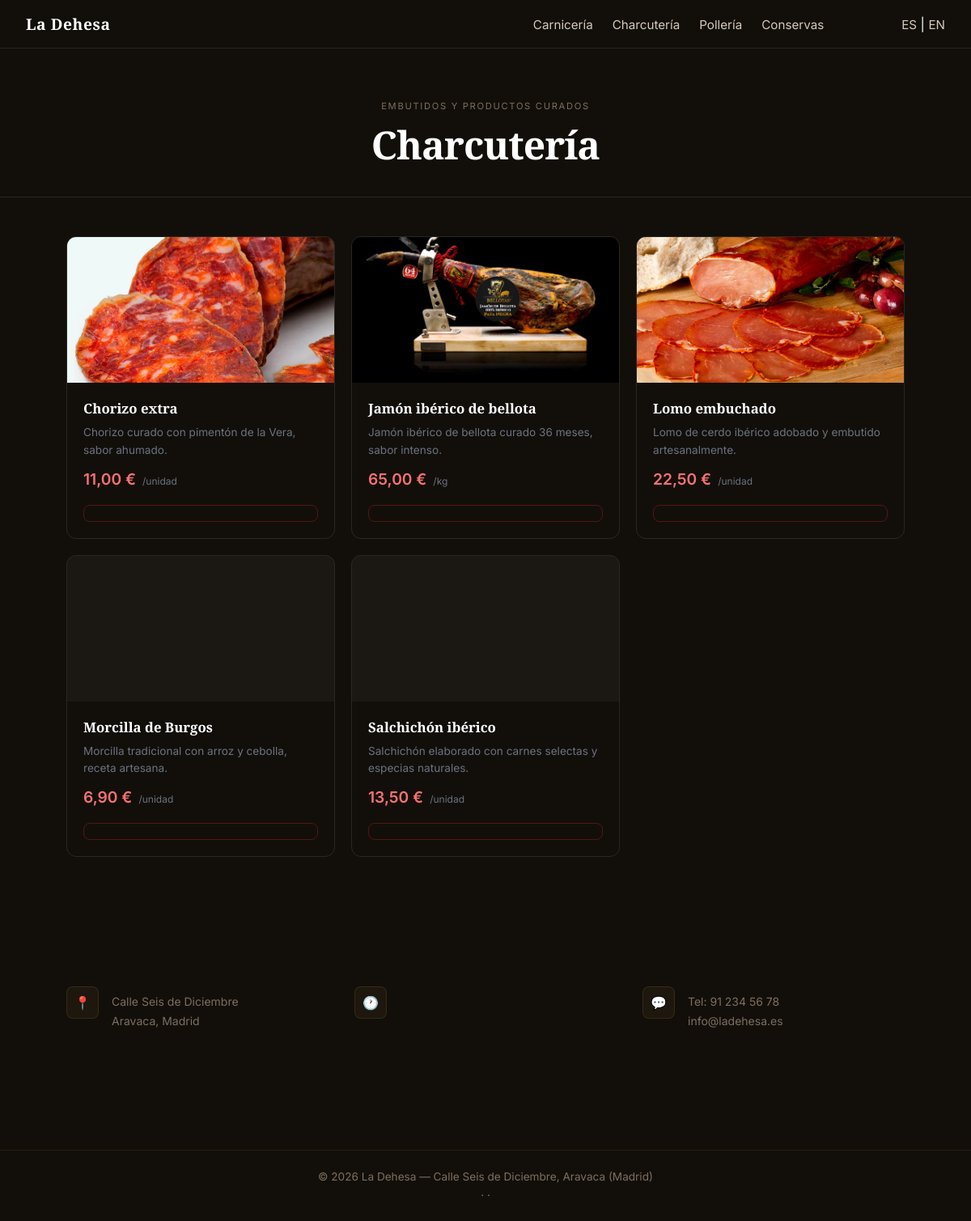
The app's page /app/views/catalogo/charcuteria.php with its own data.
### tables this page shows
CREATE TABLE secciones (
    id INT UNSIGNED AUTO_INCREMENT PRIMARY KEY,
    nombre VARCHAR(100) NOT NULL,
    slug VARCHAR(100) NOT NULL UNIQUE,
    descripcion TEXT,
    orden TINYINT UNSIGNED NOT NULL DEFAULT 0
);

CREATE TABLE productos (
    id INT UNSIGNED AUTO_INCREMENT PRIMARY KEY,
    id_seccion INT UNSIGNED NOT NULL,
    nombre VARCHAR(200) NOT NULL,
    descripcion TEXT,
    precio DECIMAL(10,2) NOT NULL,
    unidad_medida ENUM('kg','g','100g','unidad','bandeja') NOT NULL DEFAULT 'unidad',
    stock DECIMAL(10,3) NOT NULL DEFAULT 0,
    foto VARCHAR(255),
    disponible TINYINT(1) NOT NULL DEFAULT 1,
    created_at TIMESTAMP DEFAULT CURRENT_TIMESTAMP,
    FOREIGN KEY (id_seccion) REFERENCES secciones(id) ON DELETE CASCADE
);

### app/models/Producto.php (called while the page is built, shortened)
<?php
class Producto {
    public static function seccion($pdo, $slug) {
        $stmt = $pdo->prepare("SELECT * FROM secciones WHERE slug = ? LIMIT 1");
        $stmt->execute([$slug]);
        $resultado = $stmt->fetch();
        if ($resultado) {
            return $resultado;
        }
        return null;
    }
    public static function porSeccion($pdo, $idSeccion) {
        $sql = "SELECT p.*, pr.id AS id_promo, pr.precio_promocional
                FROM productos p
                LEFT JOIN promociones pr ON pr.id_producto = p.id
                    AND pr.activa = 1
                    AND CURDATE() BETWEEN pr.fecha_inicio AND pr.fecha_fin
                WHERE p.id_seccion = ? AND p.disponible = 1
                ORDER BY p.nombre";
        $stmt = $pdo->prepare($sql);
        $stmt->execute([$idSeccion]);
        return $stmt->fetchAll();
    }
}

### app/views/catalogo/charcuteria.php (the view, shortened to what this page needs)
<?php
require_once __DIR__ . '/../../../config/db.php';
require_once __DIR__ . '/../../models/Producto.php';
$slug = 'charcuteria';
$seccion = Producto::seccion($pdo, $slug);
$productos = Producto::porSeccion($pdo, $seccion['id']);
require __DIR__ . '/../layout/header.php';
?>
<link rel="stylesheet" href="/Carniceria/crm/public/css/catalogo.css">
<div class="catalogo-header">
    <p class="secciones-tag"><?= htmlspecialchars($seccion['descripcion']) ?></p>
    <h1>Charcutería</h1>
</div>
<div class="catalogo-grid">
    <?php foreach ($productos as $p): ?>
        <?php $enPromo = $p['precio_promocional'] != null; ?>
        <div class="producto-card" id="card-<?= $p['id'] ?>">
            <div class="producto-foto">
                <?php if ($p['foto']): ?>
                    <img src="/Carniceria/crm/public/img/productos/charcuteria/<?= htmlspecialchars($p['foto']) ?>"
                         alt="<?= htmlspecialchars($p['nombre']) ?>">
                <?php endif; ?>
            </div>
            <div class="producto-info">
                <h3><?= htmlspecialchars($p['nombre']) ?></h3>
                <p><?= htmlspecialchars($p['descripcion']) ?></p>
                <div class="producto-precio">
                    <?php if ($enPromo): ?>
                        <span class="precio-original"><?= number_format($p['precio'], 2, ',', '.') ?> €</span>
                        <span class="precio-actual"><?= number_format($p['precio_promocional'], 2, ',', '.') ?> €</span>
                    <?php else: ?>
                        <span class="precio-actual"><?= number_format($p['precio'], 2, ',', '.') ?> €</span>
                    <?php endif; ?>
                    <span class="precio-kg">/<?= htmlspecialchars($p['unidad_medida'] ?? 'unidad') ?></span>
                </div>
                <?php if ((float)$p['stock'] <= 0): ?>
                    <span class="badge-agotado">Agotado</span>
                <?php else: ?>
                <a href="/Carniceria/crm/app/views/auth/login.php" class="btn-carrito"><?= $t['anadir_carrito'] ?></a>
                <?php endif; ?>
            </div>
        </div>
    <?php endforeach; ?>
</div>
<?php require __DIR__ . '/../layout/footer.php'; ?>

### app/views/layout/header.php (shortened to what this page needs)
<?php
$idioma = $_SESSION['lang'] ?? 'es';
?>
<!DOCTYPE html>
<html lang="<?= $idioma ?>">
<head>
  <link rel="stylesheet" href="/Carniceria/crm/public/css/index.css">
</head>
<body>
<nav class="navbar">
  <div class="logo">La Dehesa</div>
  <ul class="menu">
    <li><a href="/Carniceria/crm/app/views/catalogo/carniceria.php">Carnicería</a></li>
    <li><a href="/Carniceria/crm/app/views/catalogo/charcuteria.php">Charcutería</a></li>
    <li><a href="/Carniceria/crm/app/views/catalogo/polleria.php">Pollería</a></li>
    <li><a href="/Carniceria/crm/app/views/catalogo/conservas.php">Conservas</a></li>
    <li>
      <a href="?lang=es">ES</a> | <a href="?lang=en">EN</a>
    </li>
  </ul>
</nav>

### app/views/layout/footer.php (shortened to what this page needs)
<section class="info">
  <div class="info-item">
    <div class="info-icon-wrap">📍</div>
    <div>
      <p>Calle Seis de Diciembre<br>Aravaca, Madrid</p>
    </div>
  </div>
  <div class="info-item">
    <div class="info-icon-wrap">🕐</div>
  </div>
  <div class="info-item">
    <div class="info-icon-wrap">💬</div>
    <div>
      <p>Tel: 91 234 56 78<br>info@ladehesa.es</p>
    </div>
  </div>
</section>
<footer class="footer">
  <div class="footer-content">
    <p>&copy; <?= date('Y') ?> La Dehesa &mdash; Calle Seis de Diciembre, Aravaca (Madrid)</p>
    <p>
      <a href="/Carniceria/crm/index.php#sobre-nosotros"><?= $t['sobre_tag'] ?></a> &middot;
      <a href="/Carniceria/crm/app/views/galeria/index.php"><?= $t['nav_imagenes'] ?></a> &middot;
    </p>
  </div>
</footer>
</body>
</html>

### public/css/index.css (style rules this page uses)
*, *::before, *::after { box-sizing: border-box; margin: 0; padding: 0; }
.navbar { width: 100%; background: #120f0a; padding: 1rem 2rem; color: white; display: flex; justify-content: space-between; align-items: center; box-sizing: border-box; position: fixed; top: 0; left: 0; z-index: 1000; border-bottom: 1px solid rgba(255,200,120,0.1); }
body { padding-top: 60px; }
.logo { font-weight: bold; font-size: 1.2rem; font-family: 'Playfair Display', serif; letter-spacing: 0.03em; }
.menu { display: flex; gap: 1.5rem; list-style: none; margin: 0; padding: 0; align-items: center; }
.menu li { position: relative; }
.menu a { color: #d4c9b8; text-decoration: none; font-size: 0.95rem; }
body { font-family: 'Inter', sans-serif; background: #120f0a; color: white; }
.secciones-tag { text-align: center; color: #7d6e5e; font-size: 0.7rem; letter-spacing: 0.15em; text-transform: uppercase; margin-bottom: 0.5rem; }
.info { padding: 5rem 2rem; max-width: 1100px; margin: 0 auto; display: grid; grid-template-columns: repeat(auto-fit, minmax(250px, 1fr)); gap: 2rem; }
.info-item { display: flex; gap: 1rem; }
.info-icon-wrap { width: 2.5rem; height: 2.5rem; background: rgba(255,180,80,0.05); border: 1px solid rgba(255,200,120,0.1); border-radius: 8px; display: flex; align-items: center; justify-content: center; font-size: 1rem; flex-shrink: 0; }
.info-item p { color: #7d6e5e; font-size: 0.875rem; line-height: 1.7; }
.footer { background: #120f0a; color: #7d6e5e; text-align: center; padding: 1.5rem 2rem; margin-top: 3rem; font-size: 0.85rem; border-top: 1px solid rgba(255,200,120,0.08); }
.footer-content { display: flex; flex-direction: column; gap: 0.4rem; }

### public/css/catalogo.css (style rules this page uses)
.catalogo-header { text-align: center; padding: 4rem 2rem 2rem; border-bottom: 1px solid rgba(255,255,255,0.1); }
.catalogo-header h1 { font-family: 'Playfair Display', serif; font-size: clamp(2rem, 5vw, 3rem); font-weight: 600; letter-spacing: -0.02em; margin-top: 0.5rem; }
.catalogo-grid { display: grid; grid-template-columns: repeat(auto-fill, minmax(260px, 1fr)); gap: 1.25rem; max-width: 1100px; margin: 0 auto; padding: 3rem 2rem 5rem; }
.producto-card { border: 1px solid rgba(255,255,255,0.1); border-radius: 12px; overflow: hidden; display: flex; flex-direction: column; transition: border-color 0.2s, background 0.2s; }
.producto-foto { background: rgba(255,255,255,0.04); height: 180px; display: flex; align-items: center; justify-content: center; position: relative; overflow: hidden; }
.producto-foto img { width: 100%; height: 100%; object-fit: cover; }
.producto-info { padding: 1.25rem; display: flex; flex-direction: column; flex: 1; gap: 0.5rem; }
.producto-info h3 { font-family: 'Playfair Display', serif; font-size: 1.05rem; font-weight: 600; }
.producto-info p { color: #6b7280; font-size: 0.85rem; line-height: 1.6; flex: 1; }
.producto-precio { display: flex; align-items: baseline; gap: 0.5rem; margin-top: 0.25rem; }
.precio-actual { font-size: 1.2rem; font-weight: 600; color: #f87171; }
.precio-kg { font-size: 0.75rem; color: #6b7280; }
.btn-carrito { margin-top: 0.75rem; width: 100%; background: transparent; border: 1px solid rgba(153,27,27,0.5); color: #f87171; font-size: 0.875rem; font-weight: 500; padding: 0.6rem 1rem; border-radius: 8px; cursor: pointer; transition: background 0.2s, border-color 0.2s; }

### records on screen
secciones: descripcion "EMBUTIDOS Y PRODUCTOS CURADOS"
productos: foto (picture), nombre "Chorizo extra", descripcion "Chorizo curado con pimentón de la Vera, sabor ahumado.", precio "11,00", unidad_medida "unidad"
productos: foto (picture), nombre "Jamón ibérico de bellota", descripcion "Jamón ibérico de bellota curado 36 meses, sabor intenso.", precio "65,00", unidad_medida "kg"
productos: foto (picture), nombre "Lomo embuchado", descripcion "Lomo de cerdo ibérico adobado y embutido artesanalmente.", precio "22,50", unidad_medida "unidad"
productos: nombre "Morcilla de Burgos", descripcion "Morcilla tradicional con arroz y cebolla, receta artesana.", precio "6,90", unidad_medida "unidad"
productos: nombre "Salchichón ibérico", descripcion "Salchichón elaborado con carnes selectas y especias naturales.", precio "13,50", unidad_medida "unidad"
